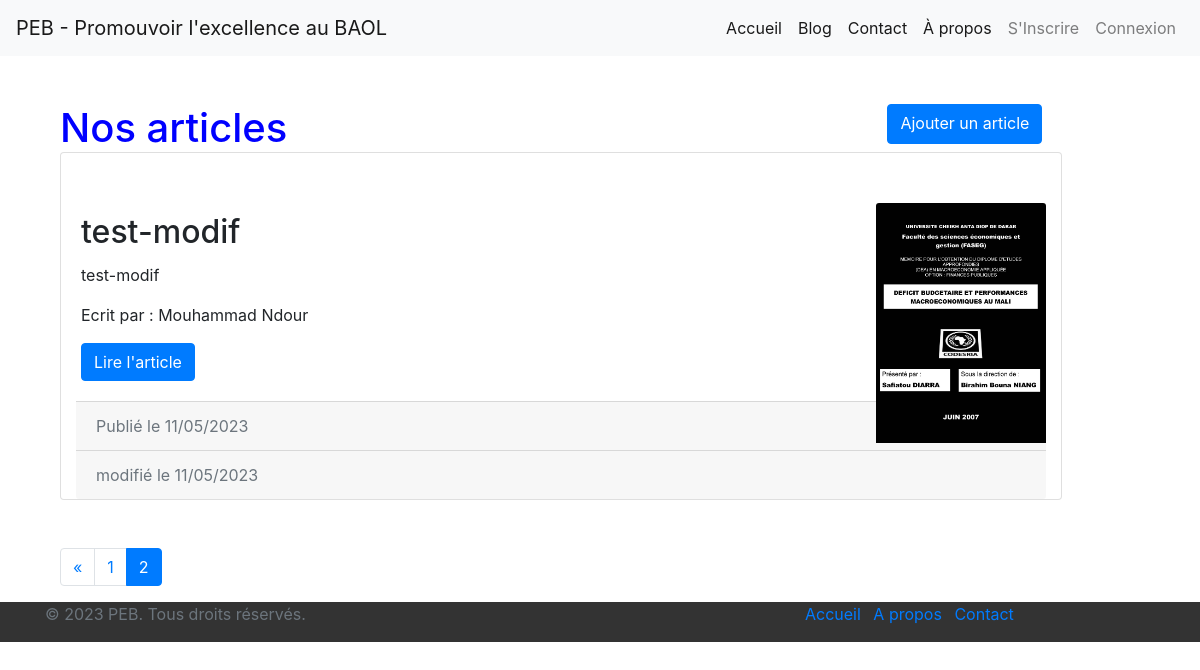
The page /articles/?page=2 on the database as committed earlier.
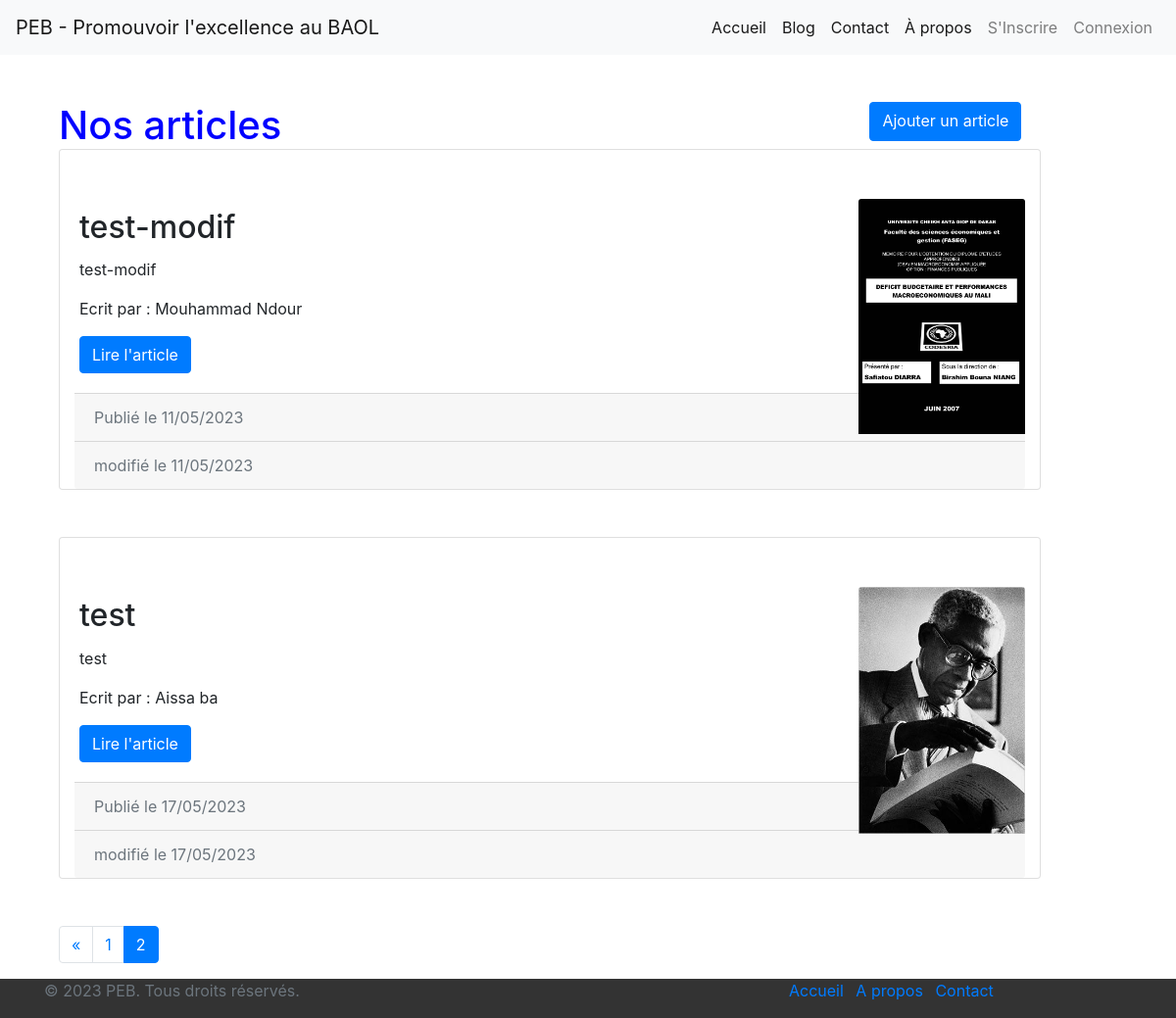
The same page on the database as committed later.
### blog_peb/models.py (models this page shows)
class Article(models.Model):
    titre = models.CharField(max_length=200)
    resume = models.TextField()
    miniature = models.ImageField()
    contenu = models.TextField()
    auteur = models.CharField(max_length=100)
    date_creation = models.DateTimeField(auto_now_add=True)
    date_mise_a_jour = models.DateTimeField(auto_now=True)

### blog_peb/views.py (the view)
# urls.py: path('articles/', blog, name='blog'),
def blog(request):
    articles_list = Article.objects.all().order_by('date_creation')
    paginator = Paginator(articles_list, 5) # 5 articles par page
    page = request.GET.get('page')
    articles = paginator.get_page(page)
    return render(request, 'blog.html', {'articles': articles})

### blog_peb/templates/blog.html (shortened to what this page needs)
{% extends 'base.html' %}
{% block content %}
<div  class="container mt-6">
  <div style="display:flex; height: 40px;" class="mb-2">
    <h1 class="mb-4">Nos articles</h1>
    <a style="margin-left: 600px;"  href=" {% url 'create_article' %}" class="btn btn-primary">Ajouter un article</a>
  </div>
  {% for article in articles %}
  <div style="display:table;" class="card mb-5">
<div style="height: 150px; width: 200px; margin-left: 800px; margin-top: 50px; " class="container">
    {% if article.miniature %}
    <img src="{{ article.miniature.url }}" class="card-img-top" alt="{{ article.titre }}">
    {% else %}
    <p>No miniature available</p>
    {% endif %}
  </div>
    <div style="width:700px;margin-top:-160px;" class="card-body">
      <h2 class="card-title">{{ article.titre }}</h2>
      <p  class="card-text">{{ article.resume }}</p>
      <p>Ecrit par : {{ article.auteur}}</p>
      <a href="{% url 'detail_article' id=article.id %}" class="btn btn-primary">Lire l'article</a>
    </div>
    <div class="container">
    <div class="card-footer text-muted">
      Publié le {{ article.date_creation|date:'d/m/Y' }}
    </div>
    <div class="card-footer text-muted">
        modifié le {{ article.date_mise_a_jour|date:'d/m/Y' }}
    </div>
  </div>
  </div>
  {% empty %}
  <p>Aucun article pour le moment.</p>
  {% endfor %}
  {% if articles.has_other_pages %}
  <nav aria-label="Page navigation">
    <ul class="pagination">
      {% if articles.has_previous %}
      <li class="page-item"><a class="page-link" href="?page={{ articles.previous_page_number }}">&laquo;</a></li>
      {% endif %}
      {% for num in articles.paginator.page_range %}
      {% if articles.number == num %}
      <li class="page-item active"><a class="page-link" href="#">{{ num }}</a></li>
      {% elif num > articles.number|add:'-3' and num < articles.number|add:'3' %}
      <li class="page-item"><a class="page-link" href="?page={{ num }}">{{ num }}</a></li>
      {% endif %}
      {% endfor %}
    </ul>
  </nav>
  {% endif %}
</div>
{% endblock %}

Rows that differ between the two databases and show on the page:
added Article: miniature (picture), titre "test", resume "test", auteur "Aissa ba", date_creation "17/05/2023", date_mise_a_jour "17/05/2023"
